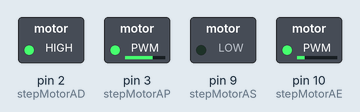
Simulated run of this sketch. Board: Arduino Uno, built with avr-gcc and run on an emulated ATmega328P. Parts: switched loads named in the sketch (green lamp = pin HIGH).

Above: at 28.26 s.
Timing chart, 0 to 40.0 s (numbered marks = the images above):
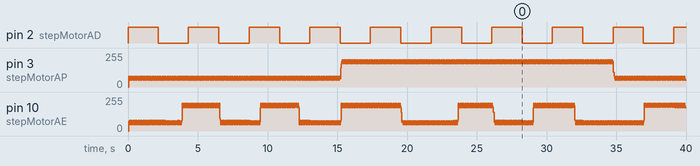

Measured:
- by itself, pin 2 (stepMotorAD): alternates HIGH for 2.2 s and LOW for 2.2 s

The sketch:

motortest_WRTOS.ino
```cpp
#include <Arduino_FreeRTOS.h>
const int stepMotorAD = 2; //dir
const int stepMotorAP = 3; //step
const int stepMotorAS = 9; //dir
const int stepMotorAE = 10; //step
const int stepMotorAInt = 2;
const int pd = 50;
volatile byte AH = LOW;
volatile byte AL = LOW;

void Motor1(void *pvParameters );
void Motor2(void *pvParameters );
void Taskprint( void *pvParameters );
void setup() {
  // initialize serial communication at 9600 bits per second:
  Serial.begin(9600);
  xTaskCreate(
    Motor1
    ,  "task1"
    ,  128
    ,  NULL
    ,  1
    ,  NULL );
  xTaskCreate(
    Motor2
    ,  "task2"
    ,  128
    ,  NULL
    ,  1
    ,  NULL );
    xTaskCreate(
    Taskprint
    ,  "task3"
    ,  128
    ,  NULL
    ,  2
    ,  NULL );
vTaskStartScheduler();
}
void loop()
{
}
void Motor1(void *pvParameters)  {
  pinMode(stepMotorAD, OUTPUT); // dir// can these be moved to setup?
  pinMode(stepMotorAP, OUTPUT);/// step

  while(1)
  {

    digitalWrite(stepMotorAD, HIGH);
    for (int i = 0; i<10000; i++)
    {
      digitalWrite(stepMotorAP,HIGH);
      delayMicroseconds(pd);
      digitalWrite(stepMotorAP,LOW);
      delayMicroseconds(pd);
    }
    digitalWrite(stepMotorAD,LOW);
    for (int i = 0; i<10000; i++)
    {
      digitalWrite(stepMotorAP, HIGH);
      delayMicroseconds(pd);
      digitalWrite(stepMotorAP,LOW);
      delayMicroseconds(pd);
    }
    /*
    Serial.println("Task1");
    digitalWrite(8, HIGH);
    vTaskDelay( 200 / portTICK_PERIOD_MS );
    digitalWrite(8, LOW);
    vTaskDelay( 200 / portTICK_PERIOD_MS );
    */
  }
}
void Motor2(void *pvParameters)
{
 pinMode(stepMotorAS, OUTPUT);
 pinMode(stepMotorAE, OUTPUT);

  while(1)
  {
    for (int i = 0; i<10000; i++)
    {
      digitalWrite(stepMotorAE,HIGH);
      delayMicroseconds(pd);
      digitalWrite(stepMotorAE,LOW);
      delayMicroseconds(pd);
    }
      digitalWrite(stepMotorAS,LOW);  // put your main code here, to run repeatedly:

    for (int i = 0; i<10000; i++)
    {
      digitalWrite(stepMotorAE, HIGH);
      delayMicroseconds(pd);
      digitalWrite(stepMotorAE,LOW);
      delayMicroseconds(pd);
    }
    // Not sure if we need the vTaskDelay
    /*
    Serial.println("Task2");
    digitalWrite(7, HIGH);
    vTaskDelay( 300 / portTICK_PERIOD_MS );
    digitalWrite(7, LOW);
    vTaskDelay( 300 / portTICK_PERIOD_MS );
    */
  }
}
void Taskprint(void *pvParameters)  {
  int counter = 0;
  while(1)
  {
counter++;
  Serial.println(counter);
  vTaskDelay(500 / portTICK_PERIOD_MS);    }
}
```
